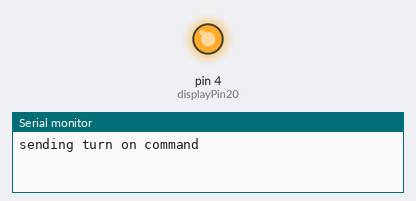
The sketch below on a simulated Arduino Uno, built with avr-gcc and run on an emulated ATmega328P. Shown: output pins drawn as LEDs (lit = HIGH), the last lines printed to the serial monitor.

Above: at 0.1 s.
At 43.1 s:
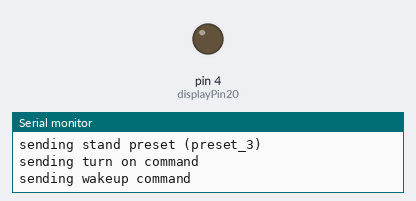
Timing chart, 0 to 44.6 s (numbered marks = the images above):
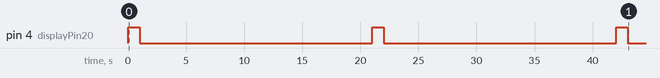

The sketch:

controller-flexispot-e8.ino
```cpp
// developed by foxytocin
// website https://anfuchs.de
// based on code from iMicknl

#include <SoftwareSerial.h>

#define displayPin20 4 // D2 GPIO4
#define rxPin 12 // D5 GPIO12
#define txPin 14 // D6 GPIO14

SoftwareSerial sSerial(rxPin, txPin); // RX, TX
byte history[2];

// Supported Commands
const byte wakeup[] = { 0x9b, 0x06, 0x02, 0x00, 0x00, 0x6c, 0xa1, 0x9d };
const byte command_up[] = { 0x9b, 0x06, 0x02, 0x01, 0x00, 0xfc, 0xa0, 0x9d };
const byte command_down[] = { 0x9b, 0x06, 0x02, 0x02, 0x00, 0x0c, 0xa0, 0x9d };
const byte command_m[] =  {0x9b, 0x06, 0x02, 0x20, 0x00, 0xac, 0xb8, 0x9d };
const byte command_preset_1[] = { 0x9b, 0x06, 0x02, 0x04, 0x00, 0xac, 0xa3, 0x9d };
const byte command_preset_2[] = { 0x9b, 0x06, 0x02, 0x08, 0x00, 0xac, 0xa6, 0x9d };
const byte command_preset_3[] = { 0x9b, 0x06, 0x02, 0x10, 0x00, 0xac, 0xac, 0x9d };
const byte command_preset_4[] = { 0x9b, 0x06, 0x02, 0x00, 0x01, 0xac, 0x60, 0x9d };


void setup() {
  Serial.begin(115200);   // Debug serial
  sSerial.begin(9600);    // Flexispot E8

  pinMode(displayPin20, OUTPUT);
  digitalWrite(displayPin20, LOW);

  // Executes a demo
  demo();
}


void demo() {

  // Calls sit-preset and waits 20 seconds
  sit();
  delay(20000);

  // Calls stand-preset and waits 20 seconds
  stand();
  delay(20000);

  // Wakeup the table to retrieve the current height
  // At the moment this is only represented as HEX value
  wake();
}


void turnon() {
  // Turn desk in operating mode by setting controller pin20 to HIGH
  Serial.println("sending turn on command");
  digitalWrite(displayPin20, HIGH);
  delay(1000);
  digitalWrite(displayPin20, LOW);
}


void wake() {
  turnon();

  // This will allow us to receive the current height
  Serial.println("sending wakeup command");
  sSerial.flush();
  sSerial.enableTx(true);
  sSerial.write(wakeup, sizeof(wakeup));
  sSerial.enableTx(false);
}


void sit() {
  turnon();

  // This send the preset_4 command to trigger the sit position
  Serial.println("sending sit preset (preset_4)");
  sSerial.flush();
  sSerial.enableTx(true);
  sSerial.write(command_preset_4, sizeof(command_preset_4));
  sSerial.enableTx(false);
}


void stand() {
  turnon();

  // This send the preset_3 command to trigger the stand position
  Serial.println("sending stand preset (preset_3)");
  sSerial.flush();
  sSerial.enableTx(true);
  sSerial.write(command_preset_3, sizeof(command_preset_3));
  sSerial.enableTx(false);
}


void loop() {
  while (sSerial.available())
  {
    unsigned long in = sSerial.read();

    // Start of packet
    if (in == 0x9b) {
      Serial.println();
    }

    // Second byte defines the message length
    if (history[0] == 0x9b) {
      int msg_len = (int)in;
      Serial.print("(LENGTH:");
      Serial.print(in);
      Serial.print(")");
    }

    // Get package length (second byte)
    history[1] = history[0];
    history[0] = in;

    // Print hex for debug
    Serial.print(in, HEX);
    Serial.print(" ");
  }
}
```
